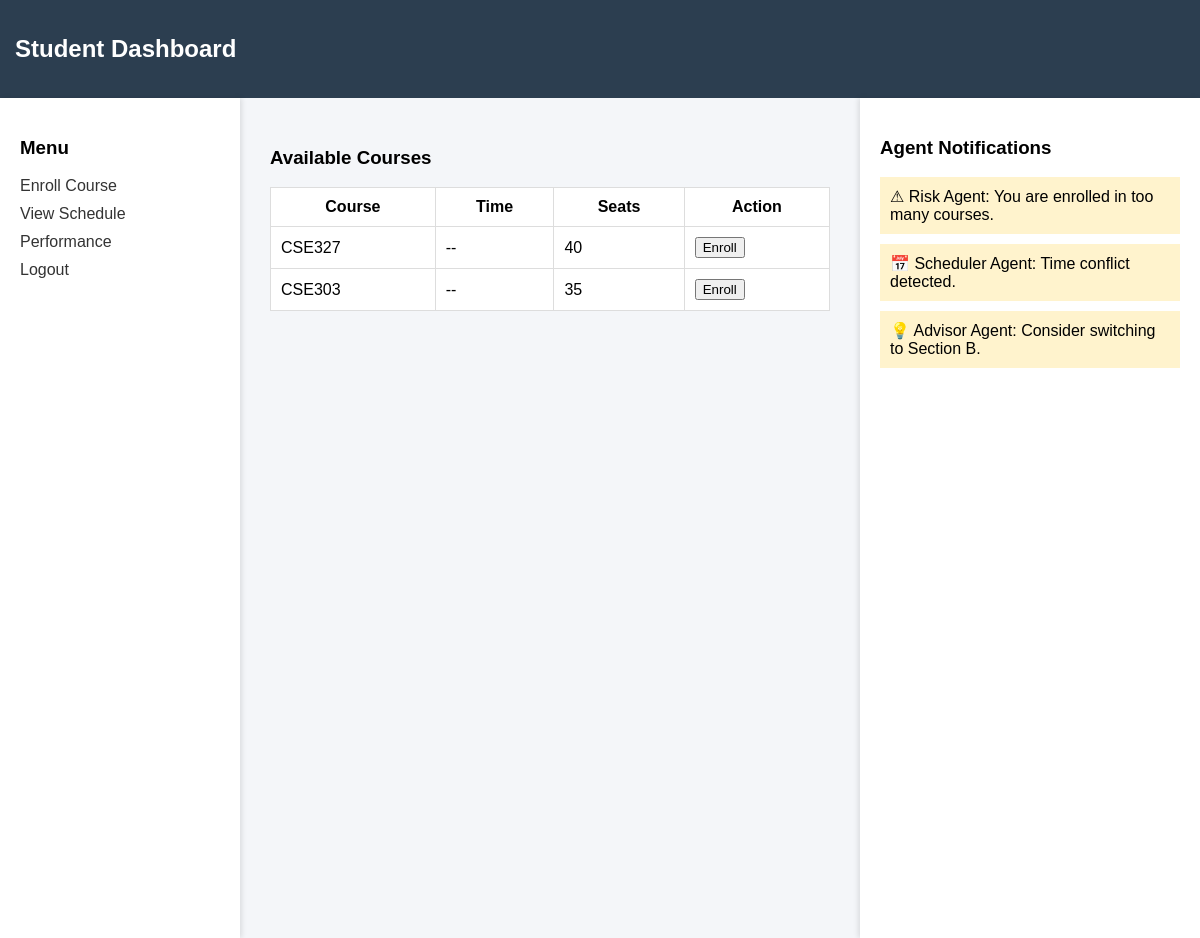
/student/, run on an earlier commit of the app's database.
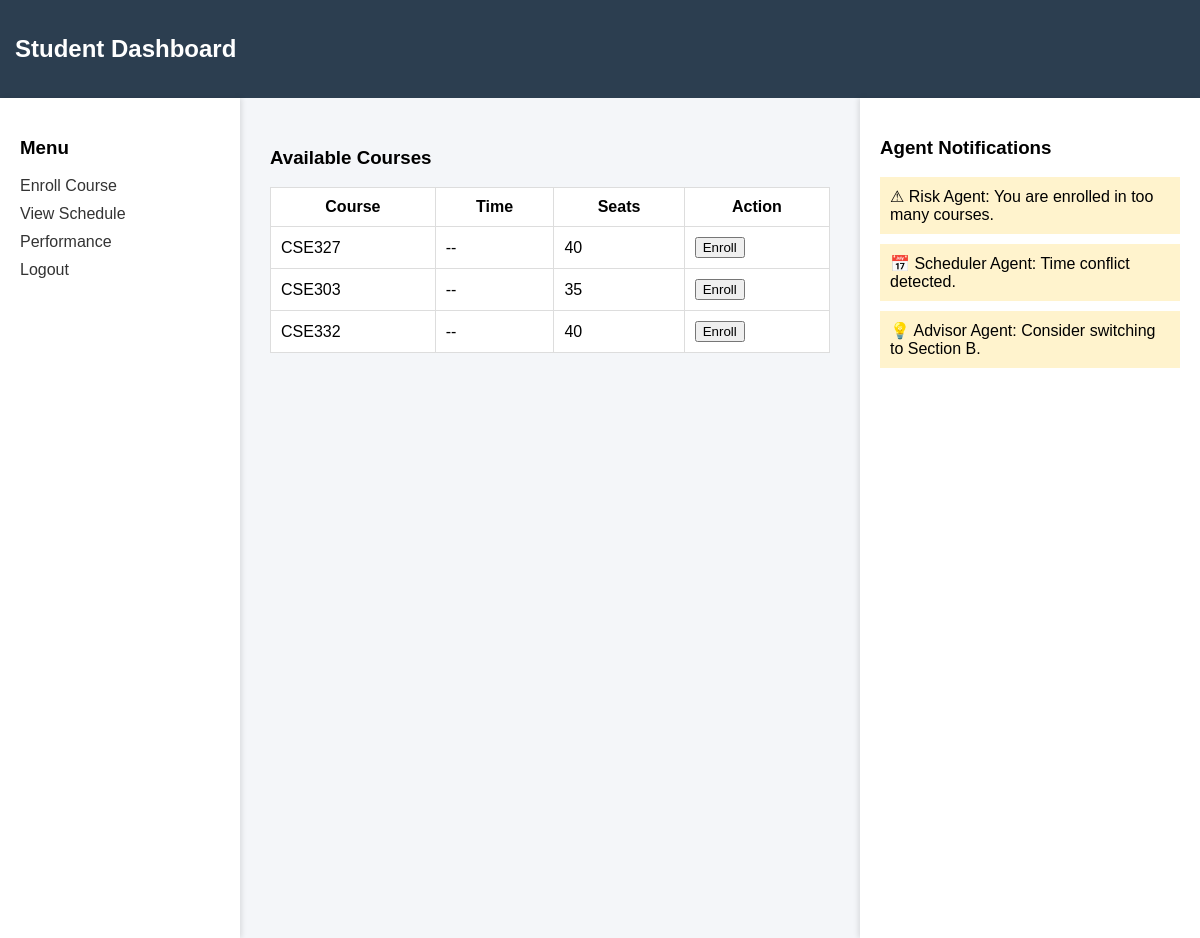
And on a later commit of the database.
### core/models.py (models this page shows, shortened)
class Course(models.Model):
    name = models.CharField(max_length=100)
    students = models.IntegerField()

### core/views.py (the view)
# urls.py: path('student/', student),
def student(request):
    courses = Course.objects.all()   # get all courses
    return render(request, 'student.html', {'courses': courses})

### templates/student.html (shortened to what this page needs)
<!DOCTYPE html>
<html lang="en">
<head>
</head>
<body>
<div class="header">
<h2>Student Dashboard</h2>
</div>
<div class="container">
<div class="menu">
<h3>Menu</h3>
<a href="#">Enroll Course</a>
<a href="#">View Schedule</a>
<a href="#">Performance</a>
<a href="#">Logout</a>
</div>
<div class="content">
<h3>Available Courses</h3>
<table>
<tr>
<th>Course</th>
<th>Time</th>
<th>Seats</th>
<th>Action</th>
</tr>
{% for course in courses %}
<tr>
    <td>{{ course.name }}</td>
    <td>--</td>
    <td>{{ course.students }}</td>
    <td><button>Enroll</button></td>
</tr>
{% endfor %}
</table>
</div>
<div class="notifications">
<h3>Agent Notifications</h3>
<div class="alert">
⚠ Risk Agent: You are enrolled in too many courses.
</div>
<div class="alert">
📅 Scheduler Agent: Time conflict detected.
</div>
<div class="alert">
💡 Advisor Agent: Consider switching to Section B.
</div>
</div>
</div>
</body>
</html>

What changed in the data, as far as the page shows it:
added Course: name "CSE332", students "40"
